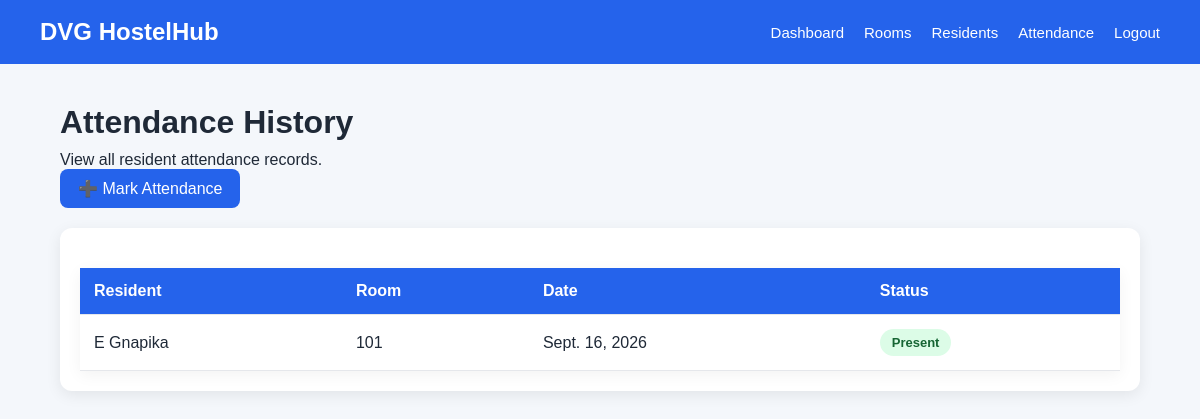
/attendance/list/ (signed in), run on an earlier commit of the app's database.
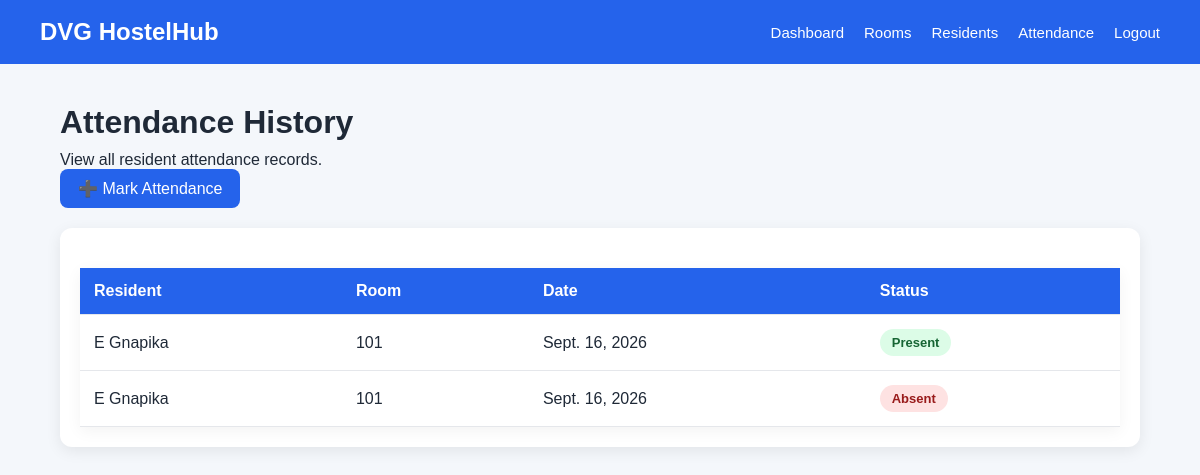
And on a later commit of the database.
### hostelhub/models.py (models this page shows, shortened)
class Attendance(models.Model):
    STATUS_CHOICES = [
        ("Present", "Present"),
        ("Absent", "Absent"),
    ]
    resident = models.ForeignKey(
        Resident,
        on_delete=models.CASCADE,
        related_name="attendance"
    )
    date = models.DateField()
    status = models.CharField(
        max_length=10,
        choices=STATUS_CHOICES
    )

class Resident(models.Model):
    name = models.CharField(max_length=100)
    email = models.EmailField(unique=True)
    phone = models.CharField(max_length=15)
    joining_date = models.DateField()
    room = models.ForeignKey(
        Room,
        on_delete=models.CASCADE,
        related_name="residents"
    )

class Room(models.Model):
    room_number = models.CharField(max_length=10, unique=True)
    floor = models.IntegerField()
    capacity = models.IntegerField()
    available_beds = models.IntegerField()

### hostelhub/views.py (the view)
# urls.py: path("attendance/list/", attendance_list, name="attendance_list"),
@login_required
def attendance_list(request):
    attendances = Attendance.objects.all().order_by("-date")
    return render(
        request,
        "attendance_list.html",
        {"attendances": attendances}
    )

### hostelhub/templates/attendance_list.html
{% extends "base.html" %}
{% block content %}
<div class="page-header">
    <h1>Attendance History</h1>
    <p>View all resident attendance records.</p>
</div>
<div class="section">
    <a href="{% url 'mark_attendance' %}" class="btn">
        ➕ Mark Attendance
    </a>
    <div class="table-card">
        <table>
            <thead>
                <tr>
                    <th>Resident</th>
                    <th>Room</th>
                    <th>Date</th>
                    <th>Status</th>
                </tr>
            </thead>
            <tbody>
                {% for attendance in attendances %}
                <tr>
                    <td>{{ attendance.resident.name }}</td>
                    <td>
                        {{ attendance.resident.room.room_number }}
                    </td>
                    <td>
                        {{ attendance.date }}
                    </td>
                    <td>
                        {% if attendance.status == "Present" %}
                            <span class="status present">
                                Present
                            </span>
                        {% else %}
                            <span class="status absent">
                                Absent
                            </span>
                        {% endif %}
                    </td>
                </tr>
                {% empty %}
                <tr>
                    <td colspan="4">
                        No attendance records found.
                    </td>
                </tr>
                {% endfor %}
            </tbody>
        </table>
    </div>
</div>
{% endblock %}

### hostelhub/templates/base.html (shortened to what this page needs)
{% load static %}
<!DOCTYPE html>
<html lang="en">
<head>
    <link rel="stylesheet" href="{% static 'css/style.css' %}">
</head>
<body>
    <header class="navbar">
        <div class="logo">
            DVG HostelHub
        </div>
        {% if user.is_authenticated %}
        <nav>
            <a href="{% url 'dashboard' %}">Dashboard</a>
            <a href="{% url 'room_list' %}">Rooms</a>
            <a href="{% url 'resident_list' %}">Residents</a>
            <a href="{% url 'attendance_list' %}">Attendance</a>
            <a href="{% url 'logout' %}">Logout</a>
        </nav>
        {% endif %}
    </header>
    <main class="main-content">
        {% block content %}
        {% endblock %}
    </main>
</body>
</html>

### hostelhub/static/css/style.css (style rules this page uses)
* { margin: 0; padding: 0; box-sizing: border-box; }
body { font-family: Arial, sans-serif; background: #f4f7fb; color: #1f2937; }
.navbar { background: #2563eb; color: white; padding: 18px 40px; display: flex; justify-content: space-between; align-items: center; }
.logo { font-size: 24px; font-weight: bold; }
.navbar nav { display: flex; gap: 20px; }
.navbar nav a { color: white; text-decoration: none; font-size: 15px; }
.main-content { width: 90%; max-width: 1200px; margin: 40px auto; }
h1 { margin-bottom: 10px; }
.btn { display: inline-block; background: #2563eb; color: white; padding: 10px 18px; border-radius: 8px; text-decoration: none; border: none; cursor: pointer; }
table { width: 100%; border-collapse: collapse; background: white; margin-top: 20px; box-shadow: 0 4px 15px rgba(0, 0, 0, 0.05); }
th, td { padding: 14px; border-bottom: 1px solid #e5e7eb; text-align: left; }
th { background: #2563eb; color: white; }
.table-card { background: white; padding: 20px; border-radius: 12px; margin-top: 20px; box-shadow: 0 4px 15px rgba(0, 0, 0, 0.08); overflow-x: auto; }
.status { display: inline-block; padding: 6px 12px; border-radius: 20px; font-size: 13px; font-weight: bold; }
.present { background: #dcfce7; color: #166534; }
.absent { background: #fee2e2; color: #991b1b; }

What changed in the data, as far as the page shows it:
added Attendance: resident.name "E Gnapika", resident.room.room_number "101", date "Sept. 16, 2026", status "Absent"
